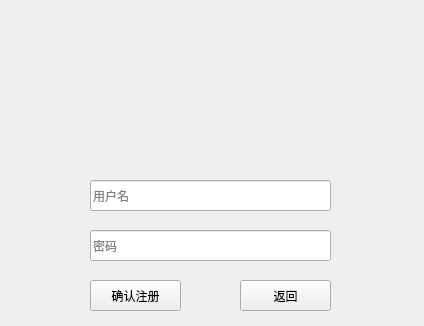
<?xml version="1.0" encoding="UTF-8"?>
<ui version="4.0">
 <class>registration</class>
 <widget class="QWidget" name="registration">
  <property name="geometry">
   <rect>
    <x>0</x>
    <y>0</y>
    <width>424</width>
    <height>326</height>
   </rect>
  </property>
  <property name="windowTitle">
   <string>Form</string>
  </property>
  <widget class="QLineEdit" name="lineEdit_username">
   <property name="geometry">
    <rect>
     <x>90</x>
     <y>180</y>
     <width>241</width>
     <height>31</height>
    </rect>
   </property>
   <property name="placeholderText">
    <string>用户名</string>
   </property>
  </widget>
  <widget class="QLineEdit" name="lineEdit_pwd">
   <property name="geometry">
    <rect>
     <x>90</x>
     <y>230</y>
     <width>241</width>
     <height>31</height>
    </rect>
   </property>
   <property name="placeholderText">
    <string>密码</string>
   </property>
  </widget>
  <widget class="QPushButton" name="pushButton_createID">
   <property name="geometry">
    <rect>
     <x>90</x>
     <y>280</y>
     <width>91</width>
     <height>31</height>
    </rect>
   </property>
   <property name="text">
    <string>确认注册</string>
   </property>
  </widget>
  <widget class="QPushButton" name="pushButton_2">
   <property name="geometry">
    <rect>
     <x>240</x>
     <y>280</y>
     <width>91</width>
     <height>31</height>
    </rect>
   </property>
   <property name="text">
    <string>返回</string>
   </property>
  </widget>
 </widget>
 <resources/>
 <connections/>
</ui>
